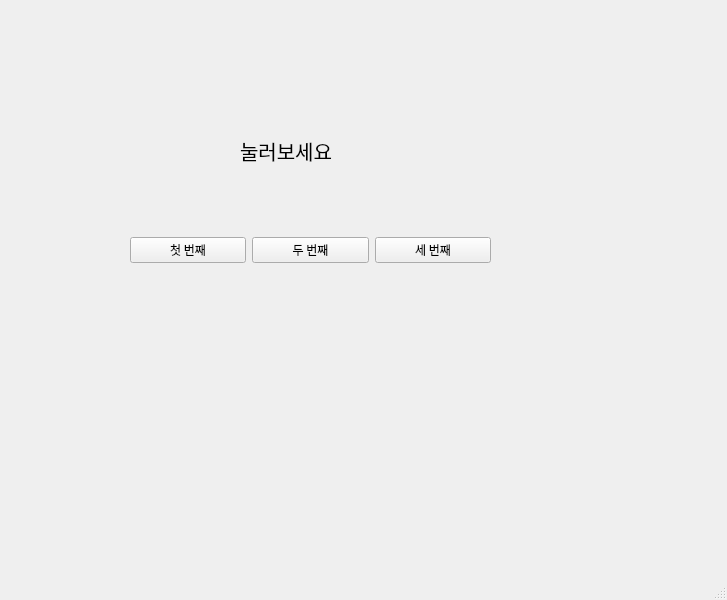
<?xml version="1.0" encoding="UTF-8"?>
<ui version="4.0">
 <class>MainWindow</class>
 <widget class="QMainWindow" name="MainWindow">
  <property name="geometry">
   <rect>
    <x>0</x>
    <y>0</y>
    <width>727</width>
    <height>600</height>
   </rect>
  </property>
  <property name="windowTitle">
   <string>MainWindow</string>
  </property>
  <widget class="QWidget" name="centralwidget">
   <widget class="QLabel" name="label">
    <property name="geometry">
     <rect>
      <x>240</x>
      <y>110</y>
      <width>151</width>
      <height>81</height>
     </rect>
    </property>
    <property name="font">
     <font>
      <pointsize>15</pointsize>
     </font>
    </property>
    <property name="text">
     <string>눌러보세요</string>
    </property>
   </widget>
   <widget class="QWidget" name="horizontalLayoutWidget">
    <property name="geometry">
     <rect>
      <x>130</x>
      <y>210</y>
      <width>361</width>
      <height>80</height>
     </rect>
    </property>
    <layout class="QHBoxLayout" name="horizontalLayout">
     <item>
      <widget class="QPushButton" name="pushButton1">
       <property name="font">
        <font>
         <family>HY견고딕</family>
        </font>
       </property>
       <property name="text">
        <string>첫 번째</string>
       </property>
      </widget>
     </item>
     <item>
      <widget class="QPushButton" name="pushButton2">
       <property name="font">
        <font>
         <family>HY견고딕</family>
        </font>
       </property>
       <property name="text">
        <string>두 번째</string>
       </property>
      </widget>
     </item>
     <item>
      <widget class="QPushButton" name="pushButton3">
       <property name="font">
        <font>
         <family>HY견고딕</family>
        </font>
       </property>
       <property name="text">
        <string>세 번째</string>
       </property>
      </widget>
     </item>
    </layout>
   </widget>
  </widget>
  <widget class="QMenuBar" name="menubar">
   <property name="geometry">
    <rect>
     <x>0</x>
     <y>0</y>
     <width>727</width>
     <height>31</height>
    </rect>
   </property>
  </widget>
  <widget class="QStatusBar" name="statusbar"/>
 </widget>
 <resources/>
 <connections>
  <connection>
   <sender>pushButton1</sender>
   <signal>clicked()</signal>
   <receiver>MainWindow</receiver>
   <slot>firstclick()</slot>
   <hints>
    <hint type="sourcelabel">
     <x>181</x>
     <y>282</y>
    </hint>
    <hint type="destinationlabel">
     <x>335</x>
     <y>462</y>
    </hint>
   </hints>
  </connection>
  <connection>
   <sender>pushButton2</sender>
   <signal>clicked()</signal>
   <receiver>MainWindow</receiver>
   <slot>secondclick()</slot>
   <hints>
    <hint type="sourcelabel">
     <x>335</x>
     <y>274</y>
    </hint>
    <hint type="destinationlabel">
     <x>503</x>
     <y>421</y>
    </hint>
   </hints>
  </connection>
  <connection>
   <sender>pushButton3</sender>
   <signal>clicked()</signal>
   <receiver>MainWindow</receiver>
   <slot>thirdclick()</slot>
   <hints>
    <hint type="sourcelabel">
     <x>419</x>
     <y>285</y>
    </hint>
    <hint type="destinationlabel">
     <x>601</x>
     <y>330</y>
    </hint>
   </hints>
  </connection>
 </connections>
 <slots>
  <slot>firstclick()</slot>
  <slot>secondclick()</slot>
  <slot>thirdclick()</slot>
 </slots>
</ui>
